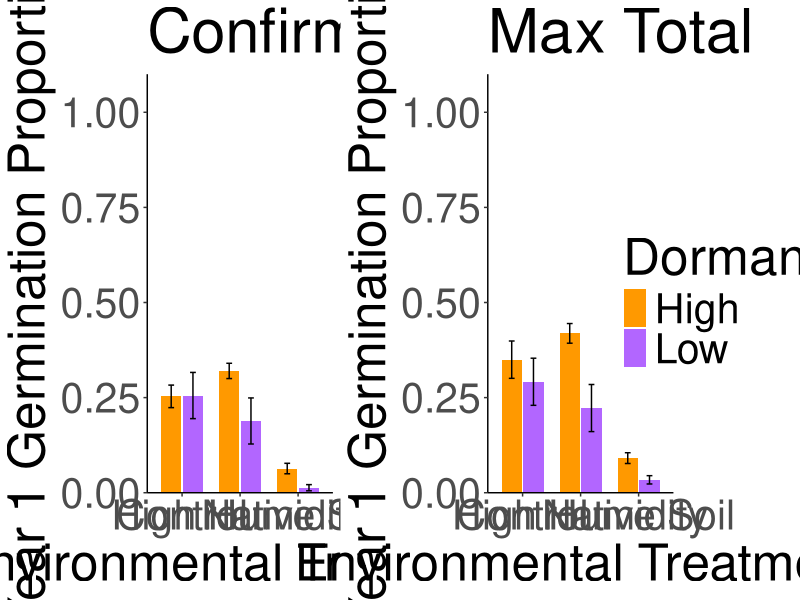
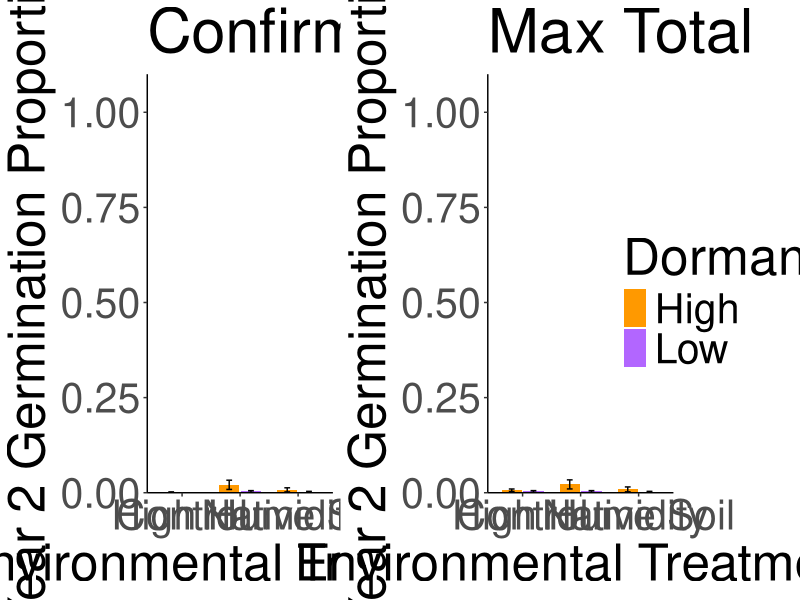
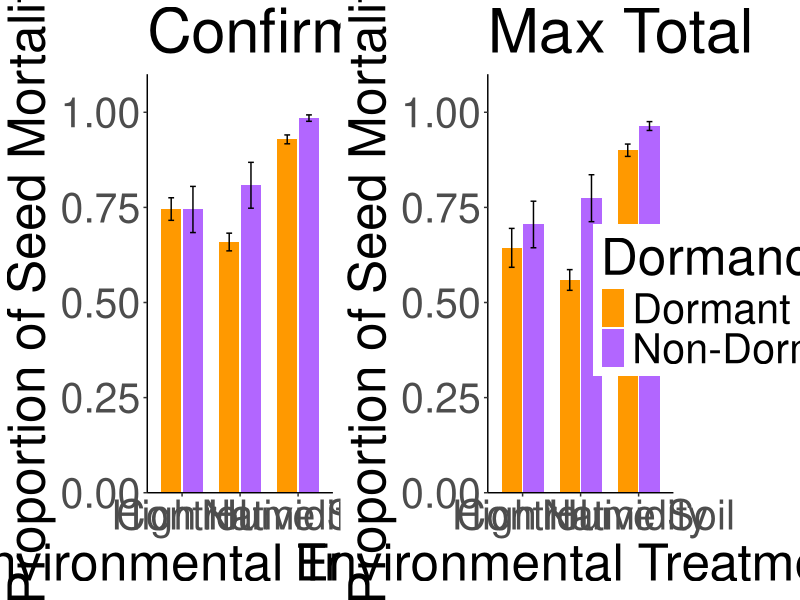

Recreate these plots in R, in order.
## ---- chunk 1
knitr::opts_chunk$set(echo = TRUE)
## ---- chunk 2
library(tidyverse)
library(gridExtra)

BQSBPalette <- c("#FF9900","#B266FF", "#00CC00","#999999", "#F0E442", "#0072B2", "#D55E00", "#CC79A7")

get_legend<-function(myggplot){
  tmp <- ggplot_gtable(ggplot_build(myggplot))
  leg <- which(sapply(tmp$grobs, function(x) x$name) == "guide-box")
  legend <- tmp$grobs[[leg]]
  return(legend)
}

sem <- function(x, na.rm=FALSE) {         #for calculating standard error
  sd(x,na.rm=na.rm)/sqrt(length(na.omit(x)))
} 
## ---- chunk 3
allsbdata <- read_csv("../Raw.Data/AllSBData.csv") #SB pots weekly census data 
allsbdata_pop <- unite(allsbdata, "PopId", c(Col,Row)) #create PopId column 
## ---- chunk 4
allsbdatatotal_year <- allsbdata_pop %>% 
  group_by(PopId, Block, Dormancy, EnvtTrt, Year) %>% 
  summarise(ConfTotal = sum(Confirmed.Total, na.rm = TRUE), 
            MaxTotal = sum(Max.Total, na.rm = TRUE))
## ---- chunk 5
sbgermprop_years <- allsbdatatotal_year %>% 
  mutate(GermProp_Conf = (ConfTotal/114), GermProp_Max = (MaxTotal/114))
## ---- chunk 6
allsbdata_germprop_year_summary <- sbgermprop_years %>% 
  group_by(Year, Dormancy, EnvtTrt) %>%
  summarise(meanGermProp_Conf = mean(GermProp_Conf),
            SEC=sd(GermProp_Conf)/sqrt(n()),
            meanGermProp_Max=mean(GermProp_Max), SEM=sd(GermProp_Max)/sqrt(n())) %>%
  mutate(Dormancy=str_replace(Dormancy, "Non-Dormant", "Low"),
         Dormancy=str_replace(Dormancy, "Dormant", "High")) 
## ---- chunk 7
y1germpropconf_summaryplot <- allsbdata_germprop_year_summary %>% 
  filter(Year==1) %>% 
  ggplot(aes(x=EnvtTrt, y=meanGermProp_Conf, group=Dormancy, fill=Dormancy)) +
    geom_col(width = 0.7,position = position_dodge(0.75)) +
    geom_errorbar(aes(ymin=meanGermProp_Conf-SEC,
                      ymax=meanGermProp_Conf+SEC),
                  width=.2, 
                  position =position_dodge(0.75)) +
    theme_classic() +
    xlab("Environmental Treatment") +
   ylab("Year 1 Germination Proportion") +
   scale_fill_manual(values=BQSBPalette) +
    theme(text=element_text(size=37)) +
   ggtitle("Confirmed Total") +
    scale_y_continuous(expand = expansion(mult = c(0, .1)), limits = c(0, 1)) 

y1germpropmax_summaryplot <- allsbdata_germprop_year_summary %>% 
   filter(Year==1) %>% 
  ggplot(aes(x=EnvtTrt, y=meanGermProp_Max, group=Dormancy, fill=Dormancy)) +
    geom_col(width = 0.7,position = position_dodge(0.75)) +
    geom_errorbar(aes(ymin=meanGermProp_Max-SEM,
                      ymax=meanGermProp_Max+SEM),
                  width=.2, position = 
                    position_dodge(0.75)) +
    theme_classic() +
    xlab("Environmental Treatment") +
   ylab("Year 1 Germination Proportion") +
   scale_fill_manual(values=BQSBPalette) +
    theme(text=element_text(size=37)) +
   ggtitle("Max Total") +
    scale_y_continuous(expand = expansion(mult = c(0, .1)), limits = c(0, 1)) 

legend <- get_legend(y1germpropconf_summaryplot)
y1germpropconf_summaryplot <- y1germpropconf_summaryplot + theme(legend.position="none")
y1germpropmax_summaryplot <- y1germpropmax_summaryplot + theme(legend.position="none")
 grid.arrange(y1germpropconf_summaryplot, y1germpropmax_summaryplot, legend, ncol=3, widths=c(3.12, 3.12, 1.09)) 
  #HEIGHT = 900, WIDTH = 2300
## ---- chunk 8
y2germpropconf_summaryplot <- allsbdata_germprop_year_summary %>% 
  filter(Year==2) %>% 
  ggplot(aes(x=EnvtTrt, y=meanGermProp_Conf, group=Dormancy, fill=Dormancy)) +
    geom_col(width = 0.7,position = position_dodge(0.75)) +
    geom_errorbar(aes(ymin=meanGermProp_Conf-SEC,
                      ymax=meanGermProp_Conf+SEC),
                  width=.2, 
                  position =position_dodge(0.75)) +
    theme_classic() +
    xlab("Environmental Treatment") +
   ylab("Year 2 Germination Proportion") +
   scale_fill_manual(values=BQSBPalette) +
    theme(text=element_text(size=37)) +
   ggtitle("Confirmed Total") +
    scale_y_continuous(expand = expansion(mult = c(0, .1)), limits = c(0, 1)) 

y2germpropmax_summaryplot <- allsbdata_germprop_year_summary %>% 
   filter(Year==2) %>% 
  ggplot(aes(x=EnvtTrt, y=meanGermProp_Max, group=Dormancy, fill=Dormancy)) +
    geom_col(width = 0.7,position = position_dodge(0.75)) +
    geom_errorbar(aes(ymin=meanGermProp_Max-SEM,
                      ymax=meanGermProp_Max+SEM),
                  width=.2, position = 
                    position_dodge(0.75)) +
    theme_classic() +
    xlab("Environmental Treatment") +
   ylab("Year 2 Germination Proportion") +
   scale_fill_manual(values=BQSBPalette) +
    theme(text=element_text(size=37)) +
   ggtitle("Max Total") +
    scale_y_continuous(expand = expansion(mult = c(0, .1)), limits = c(0, 1)) 

legend <- get_legend(y2germpropconf_summaryplot)
y2germpropconf_summaryplot <- y2germpropconf_summaryplot + theme(legend.position="none")
y2germpropmax_summaryplot <- y2germpropmax_summaryplot + theme(legend.position="none")
 grid.arrange(y2germpropconf_summaryplot, y2germpropmax_summaryplot, legend, ncol=3, widths=c(3.12, 3.12, 1.09)) 
  #HEIGHT = 900, WIDTH = 2300
## ---- chunk 9
allsbdatatotal <- allsbdata_pop %>% 
  group_by(PopId, Block, Dormancy, EnvtTrt) %>% 
  summarise(ConfTotal = sum(Confirmed.Total, na.rm = TRUE), MaxTotal = sum(Max.Total, na.rm = TRUE)) %>% 
  mutate(ConfDead=114-ConfTotal, MaxDead=114-MaxTotal,
         ConfDeadProp=ConfDead/114, MaxDeadProp=MaxDead/114)

seedmort_summary <- allsbdatatotal %>% 
  group_by(Dormancy, EnvtTrt) %>% 
  summarise(meanDeadProp_Conf=mean(ConfDeadProp), SEC=sd(ConfDeadProp)/sqrt(n()),
            meanDeadProp_Max=mean(MaxDeadProp), SEM=sd(MaxDeadProp)/sqrt(n())) 

seedmort_conf_plot <- seedmort_summary %>% 
  ggplot(aes(x=EnvtTrt, y=meanDeadProp_Conf, group=Dormancy, fill=Dormancy)) +
    geom_col(width = 0.7,position = position_dodge(0.75)) +
    geom_errorbar(aes(ymin=meanDeadProp_Conf-SEC,
                      ymax=meanDeadProp_Conf+SEC),
                  width=.2, 
                  position =position_dodge(0.75)) +
    theme_classic() +
    xlab("Environmental Treatment") +
   ylab("Proportion of Seed Mortality") +
   scale_fill_manual(values=BQSBPalette) +
    theme(text=element_text(size=37)) +
   ggtitle("Confirmed Total") +
    scale_y_continuous(expand = expansion(mult = c(0, .1)), limits = c(0, 1)) 

seedmort_max_plot <- seedmort_summary %>% 
  ggplot(aes(x=EnvtTrt, y=meanDeadProp_Max, group=Dormancy, fill=Dormancy)) +
    geom_col(width = 0.7,position = position_dodge(0.75)) +
    geom_errorbar(aes(ymin=meanDeadProp_Max-SEM,
                      ymax=meanDeadProp_Max+SEM),
                  width=.2, 
                  position =position_dodge(0.75)) +
    theme_classic() +
    xlab("Environmental Treatment") +
   ylab("Proportion of Seed Mortality") +
   scale_fill_manual(values=BQSBPalette) +
    theme(text=element_text(size=37)) +
   ggtitle("Max Total") +
    scale_y_continuous(expand = expansion(mult = c(0, .1)), limits = c(0, 1)) 

legend <- get_legend(seedmort_conf_plot)
seedmort_conf_plot <- seedmort_conf_plot + theme(legend.position="none")
seedmort_max_plot <- seedmort_max_plot + theme(legend.position="none")
 grid.arrange(seedmort_conf_plot, seedmort_max_plot, legend, ncol=3, widths=c(3.12, 3.12, 1.09)) 
  #HEIGHT = 900, WIDTH = 2300
